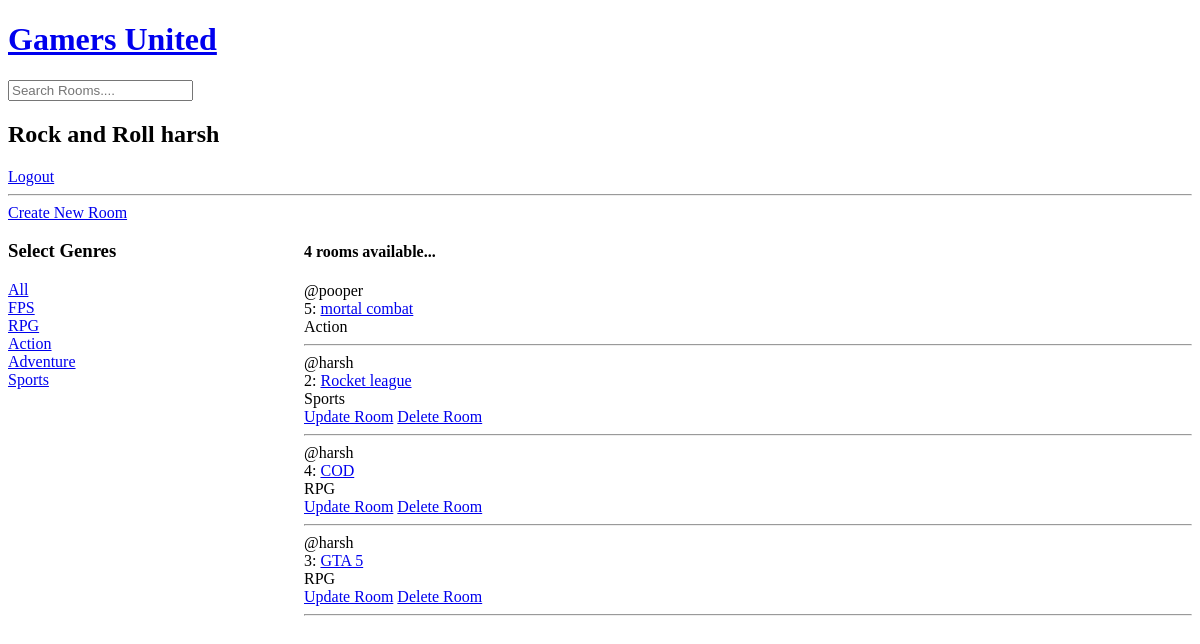
The app's page / (signed in), older data.
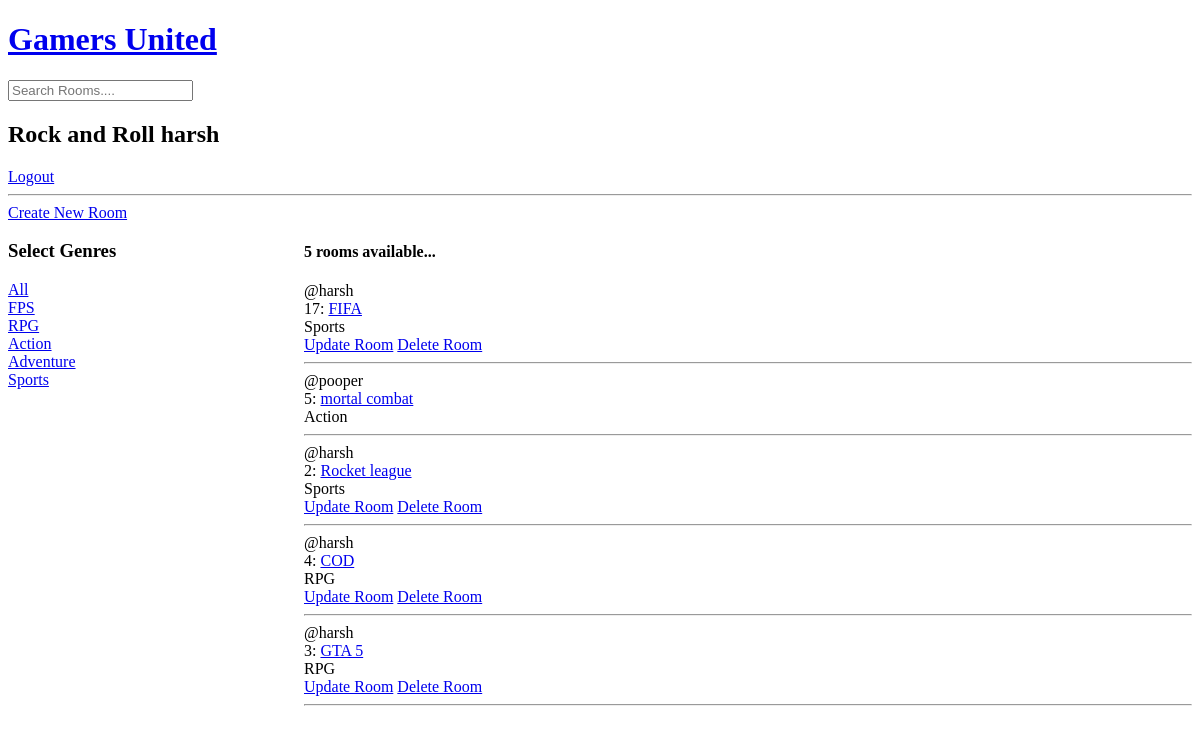
The same page, newer data.
### base/models.py (models this page shows, shortened)
class Genre(models.Model):
    name = models.CharField(max_length=100)
    def __str__(self):
        return self.name

class Room(models.Model):
    host = models.ForeignKey(User, on_delete=models.SET_NULL, null=True)
    genre = models.ForeignKey(Genre, on_delete=models.SET_NULL, null=True)
    name = models.CharField(max_length=200)
    description = models.TextField(null=True, blank=True)
    updated = models.DateTimeField(auto_now=True)
    created = models.DateTimeField(auto_now_add=True)
    class Meta:
        ordering = ['-updated', '-created']

### base/views.py (the view)
# urls.py: path('', views.home, name='home'),
def home(request):
    user = request.user
    if user.is_authenticated:
        pass
    else:
        return redirect('user_login')
    if request.GET.get('q') != None:
        q = request.GET.get('q')
    else: q=''
    rooms =Room.objects.filter(
        Q(name__icontains=q) |
        Q(genre__name__icontains=q) |
        Q(description__icontains=q)
        )
    genres = Genre.objects.all()
    rooms_count = rooms.count()
    context = {'rooms': rooms, 'genres': genres, 'rooms_count': rooms_count, 'user': user}
    return render(request, 'base/home.html', context )

### base/templates/base/home.html (shortened to what this page needs)
{% extends 'main.html' %}
{% block content %}
<a href="{% url 'createRoom' %}">Create New Room</a>
<div class="home-container">
    <div>
        <h3> Select Genres</h3>
        <div>
            <a href="{% url 'home' %}"> All</a>
        </div>
        <div>
            {% for genre in genres %}
            <div>
                <a href="{% url 'home' %}?q={{genre.name}}"> {{genre.name}} </a>
            </div>
            {% endfor %}
        </div>
    </div>
<div>
<div>
    {% if rooms.count != 0 %}
    <h4>{{rooms_count}} rooms available...</h4>
    {% for room in rooms %}
    <div>@{{room.host}}</div>
    <div>{{room.id}}: <a href="{% url 'room' room.id %}">{{room.name}}</a></div>
    <div>{{room.genre}}</div>
    {% if request.user == room.host %}
    <a href="{% url 'updateRoom' room.id %}">Update Room</a>
    <a href="{% url 'deleteRoom' room.id %}">Delete Room</a>
    {% endif %}
    <hr>
    {% endfor %}
    {% else %}
        <h3>No Rooms Available</h3>
    {% endif %}
</div>
</div>
</div>
{% endblock content %}

### templates/main.html (shortened to what this page needs)
<!DOCTYPE html>
<html lang="en">
<head>
</head>
<body>
    {%include 'navbar.html' %}
    {% block content %}
    {% endblock %}
</body>
</html>

### templates/navbar.html (shortened to what this page needs)
<a href="{% url 'home' %}">
    <h1>Gamers United</h1>
</a>
{% if request.user.is_authenticated %}
<form method="GET" action="{% url 'home' %}">
        <input type="text" name="q" placeholder="Search Rooms....">
</form>
<h2>Rock and Roll {{user.username}}</h2>
<a href="{% url 'user_logout' %}">Logout</a>
{% endif %}
<hr>

### base/templates/base/home.html (style rules this page uses)
.home-container { display: grid; grid-template-columns: 1fr 3fr; }

Row changes from the older to the newer data that the page shows:
added Room: host "harsh", id "17", name "FIFA", genre "Sports", shows "Update Room"
Text that changed along with them:
{{ rooms_count }}: "4" → "5"
